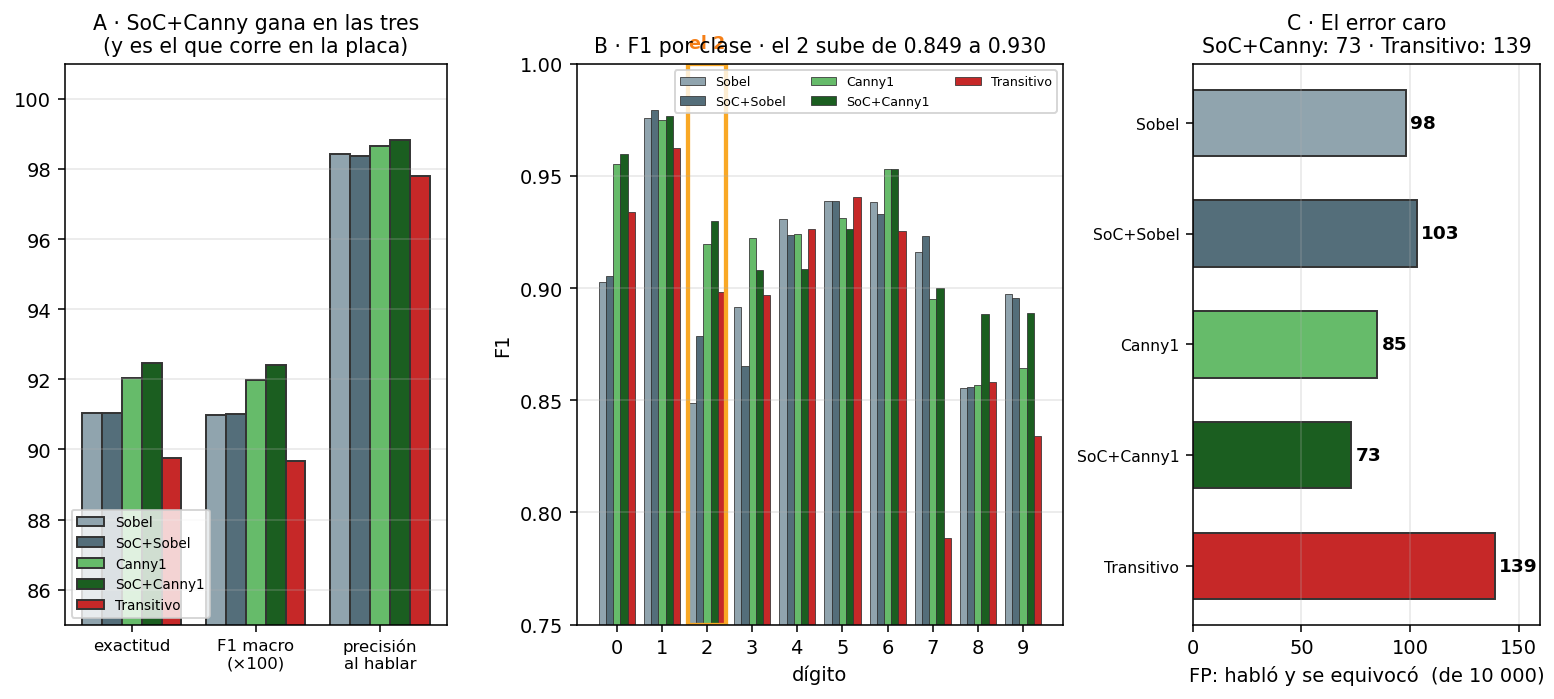

Recreate this plot in Python.
# === Cuaderno 2 · figura 15: los CINCO front-ends, y el que corre en la placa ===
import numpy as np, matplotlib.pyplot as plt
d = np.load("../../clasificador_mnist/comparar_metricas.npz")
F = ["Sobel", "SoC+Sobel", "Canny1", "SoC+Canny1", "Transitivo"]
COL = {"Sobel":"#90a4ae","SoC+Sobel":"#546e7a","Canny1":"#66bb6a",
       "SoC+Canny1":"#1b5e20","Transitivo":"#c62828"}
esc = {n: d[f"{n}_esc"] for n in F}     # acc,f1,cob,prec,nVP,nFP,nFN,nVN

fig = plt.figure(figsize=(13.6, 5.2))
gs = fig.add_gridspec(1, 3, width_ratios=[1.1, 1.4, 1], wspace=.32)

# A · las metricas principales
a = fig.add_subplot(gs[0])
et = ["exactitud", "F1 macro\n(×100)", "precisión\nal hablar"]
x = np.arange(3); w = .16
for k, n in enumerate(F):
    v = [esc[n][0]*100, esc[n][1]*100, esc[n][3]*100]
    a.bar(x + (k-2)*w, v, w, color=COL[n], ec="#333", label=n)
a.set_xticks(x); a.set_xticklabels(et, fontsize=8.5); a.set_ylim(85, 101)
a.grid(axis="y", alpha=.3); a.legend(fontsize=7, loc="lower left")
a.set_title("A · SoC+Canny gana en las tres\n(y es el que corre en la placa)", fontsize=10.5)

# B · F1 por clase
b = fig.add_subplot(gs[1])
xs = np.arange(10); w2 = .16
for k, n in enumerate(F):
    b.bar(xs + (k-2)*w2, d[f"{n}_F"], w2, color=COL[n], ec="#333", lw=.4, label=n)
b.set_xticks(xs); b.set_xlabel("dígito"); b.set_ylabel("F1")
b.set_ylim(.75, 1.0); b.grid(axis="y", alpha=.3); b.legend(fontsize=6.5, ncol=3)
b.add_patch(plt.Rectangle((1.58, .75), .84, .25, fill=False, ec="#f9a825", lw=2.2))
b.text(2.0, 1.007, "el 2", ha="center", fontsize=9, color="#f57f17", weight="bold")
b.set_title("B · F1 por clase · el 2 sube de 0.849 a 0.930", fontsize=10.5)

# C · falsos positivos: habló y se equivocó
c = fig.add_subplot(gs[2])
fp = [int(esc[n][5]) for n in F]
bars = c.barh(range(5), fp, color=[COL[n] for n in F], ec="#333", height=.6)
for r, v in zip(bars, fp):
    c.text(v+2, r.get_y()+r.get_height()/2, str(v), va="center", fontsize=9.5, weight="bold")
c.set_yticks(range(5)); c.set_yticklabels(F, fontsize=8); c.invert_yaxis()
c.set_xlabel("FP: habló y se equivocó  (de 10 000)"); c.set_xlim(0, 160)
c.grid(axis="x", alpha=.3)
c.set_title("C · El error caro\nSoC+Canny: 73 · Transitivo: 139", fontsize=10.5)
plt.savefig("fig_cinco.png", dpi=140, bbox_inches="tight")
plt.show()

print(f"{'front-end':<12}{'exactitud':>11}{'F1':>8}{'prec.habla':>12}{'FP':>6}{'filtra':>9}")
for n in F:
    print(f"{n:<12}{esc[n][0]:>11.2%}{esc[n][1]:>8.3f}{esc[n][3]:>12.2%}"
          f"{int(esc[n][5]):>6}{esc[n][7]/(esc[n][7]+esc[n][5]):>9.1%}")
print(f"\ndigito 2:  Sobel {d['Sobel_F'][2]:.3f}  ->  SoC+Canny1 {d['SoC+Canny1_F'][2]:.3f}"
      f"   ({d['SoC+Canny1_F'][2]-d['Sobel_F'][2]:+.3f}, el salto mas grande)")
